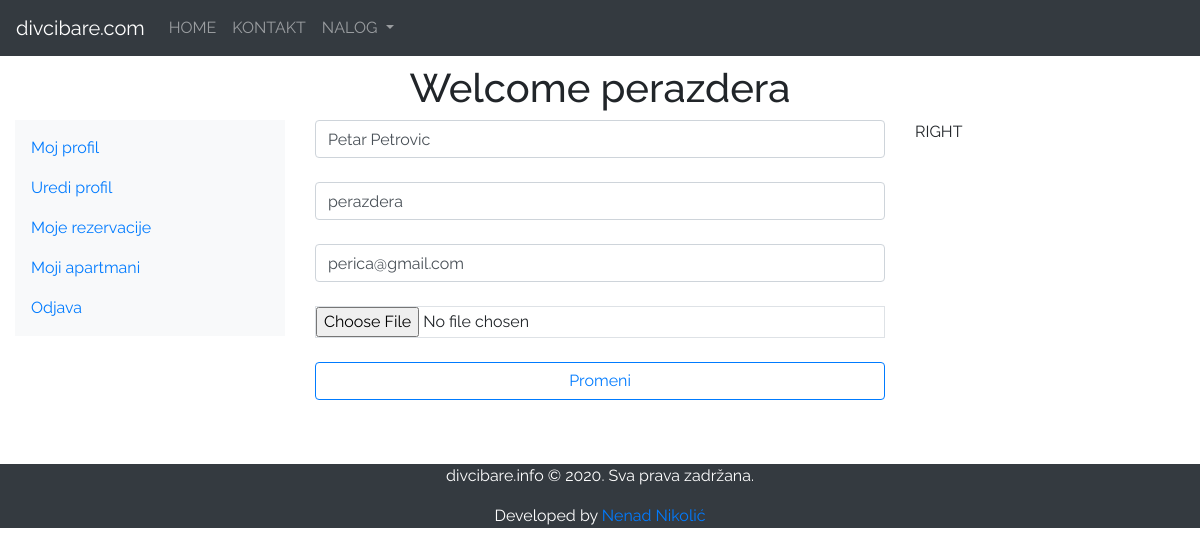
The page /update.view.php (signed in) on the database its author committed.
### tables this page shows
CREATE TABLE `users` (
  `id` int(10) NOT NULL,
  `fullname` varchar(50) NOT NULL,
  `username` varchar(50) NOT NULL,
  `email` varchar(50) NOT NULL,
  `password` varchar(50) NOT NULL,
  `mobile` varchar(250) NOT NULL,
  `address` varchar(255) NOT NULL,
  `profile_picture` varchar(255) NOT NULL
);

### update.view.php (the view, shortened to what this page needs)
<?php
require 'connection.php';
$username = $_SESSION['username'];
$sql = "SELECT * FROM users WHERE username = '$username'";
$query = mysqli_query($conn, $sql);
$result = mysqli_fetch_assoc($query);
?>
<?php require 'includes/top.php'; ?>
<?php require 'includes/navbar.php'; ?>
<div class="container-fluid">
	<h1 class="text-center">Welcome <?php echo $_SESSION['username']; ?></h1>
	<div class="row">
		<div class="col-sm-3"><?php require 'includes/left.php'; ?></div>
		<div class="col-sm-6">
			<form action="update.php" method="POST" enctype="multipart/form-data">
				<input type="text" class="form-control" name="fullname" value="<?php echo $result['fullname']; ?>"><br>
				<input type="text" class="form-control" name="username" value="<?php echo $result['username']; ?>"><br>
				<input type="email" class="form-control" name="email" value="<?php echo $result['email']; ?>"><br>
				<input type="file" class="form-control-file border" name="img"><br>
				<button class="btn btn-outline-primary form-control" type="submit" name="updateBtn">Promeni</button>
			</form><br>
		</div>
		<div class="col-sm-3">RIGHT</div>
	</div>
</div>
<?php require 'includes/bottom.php'; ?>

### includes/top.php (style rules this page uses)
body,h1,h2,h3,h4,h5,h6 { font-family: "Raleway", Arial, Helvetica, sans-serif }
.container-fluid { padding-top: 40px; padding-bottom: 40px; }

### rows shown on the page
users: fullname "Petar Petrovic", username "perazdera", email "perica@gmail.com"

### other values the page prints
$_SESSION['username'] "perazdera"
